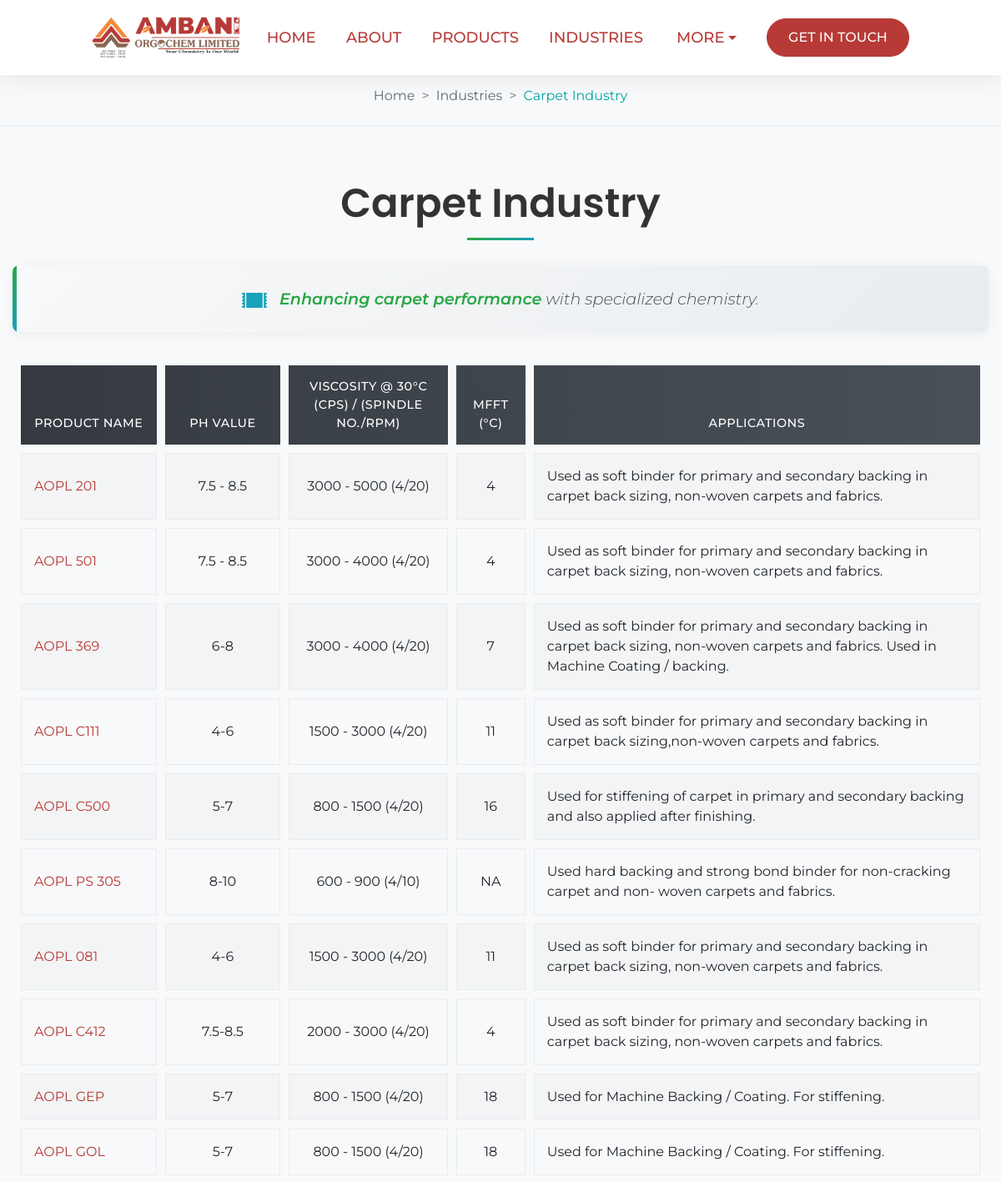
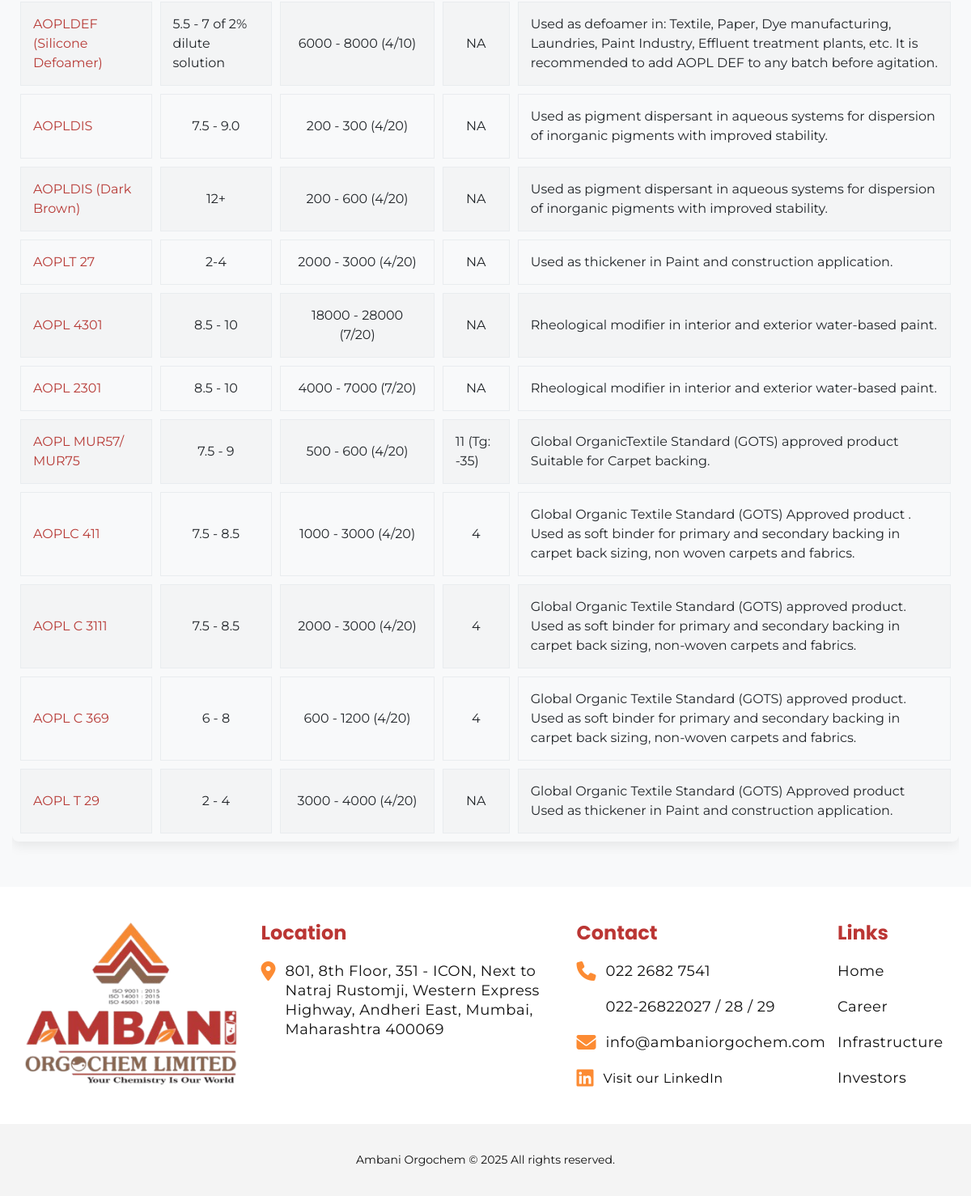
Screenshot of /industry_page.php?industry_name=Carpet Industry with the database file from the repository (2 pictures, top to bottom).
### tables this page shows
CREATE TABLE `carpetIndustry` (
  `id` int(5) NOT NULL,
  `product` varchar(1000) NOT NULL,
  `pH` varchar(1000) NOT NULL,
  `Viscosity @ 30°C (cPs) / (Spindle No./RPM)` varchar(1000) NOT NULL,
  `MFFT (°C)` varchar(100) NOT NULL,
  `Applications` varchar(1000) NOT NULL,
  `status` tinyint(1) NOT NULL,
  `createdOn` datetime NOT NULL DEFAULT current_timestamp()
);

### industry_page.php (the view, shortened to what this page needs)
<?php require 'header.php'; ?>
<div class="breadcrumb-section">
    <div class="container">
        <nav aria-label="breadcrumb">
            <ol class="breadcrumb mb-0">
                <li class="breadcrumb-item"><a href="index.php">Home</a></li>
                <li class="breadcrumb-item"><a href="index.php#gallery">Industries</a></li>
                <?php if(isset($_GET['industry_name'])): ?>
                <li class="breadcrumb-item active" aria-current="page"><?php echo htmlspecialchars(urldecode($_GET['industry_name'])); ?></li>
                <?php endif; ?>
            </ol>
        </nav>
    </div>
</div>
<div class="industry-section">
    <div class="container">
        <?php
            $mysqli = new mysqli("localhost", "learnsupport_ambani", "2EfH1t!L8:v5", "learnsupport_ambaniorganic_statging");
            $mysqli->set_charset("utf8mb4");
            if (isset($_GET['industry_name']))
            {
                $industry_name = urldecode($_GET['industry_name']);
                echo "<h2 class='industry-header text-center'>" . htmlspecialchars($industry_name) . "</h2>";
                if (isset($industry_slogans[$industry_name]) && !empty($industry_slogans[$industry_name])) {
                    $random_slogan = $industry_slogans[$industry_name][array_rand($industry_slogans[$industry_name])];
                    echo "<div class='industry-slogan'>
                            <p class='slogan-text'>" . $random_slogan . "</p>
                          </div>";
                }
                $industry_product_tables = [
                    "Composite FRP Industry" => ["compositeFRPIndOne", "compositeFRPIndTwo"],
                    "Paint Industry" => ["paintIndustry"],
                    "Textile Industry" => ["textileIndustry"],
                    "Paper Industry" => ["paperIndustry"],
                    "Adhesive Industry" => ["adhesiveIndustry"],
                    "Carpet Industry" => ["carpetIndustry"],
                    "Construction Industry" => ["constructionIndustry"],
                    "Wood Industry" => ["woodIndustry"],
                    "Personal Care Home Care and Fragrances" => ["indPersonalhomecare"]
                ];
                $table_display_names = [
                    "organicPeroxides" => "Organic Peroxides",
                    "paintDriers" => "Paint Driers",
                    "accelerators" => "Accelerators",
                    "acrylicEmulsion" => "Acrylic Emulsion",
                    "silverIonDisinfectant" => "Silver-Ion Disinfectants",
                    "prodPharmeceutical" => "Pharmaceutical Products"
                ];
                if (array_key_exists($industry_name, $industry_product_tables)) {
    $relevant_tables = $industry_product_tables[$industry_name];
    $product_id_counter = 1;
    foreach ($relevant_tables as $table) {
        $table_display_name = isset($table_display_names[$table]) ? $table_display_names[$table] : ucfirst($table);
        $sql = "SELECT * FROM $table";
        $stmt = $mysqli->prepare($sql);
        $stmt->execute();
        $result = $stmt->get_result();
        if ($result->num_rows > 0) {
            echo "<div class='table-responsive container'>";
            echo "<table class='table table-striped table-bordered custom-table'>";
            $field_info = $result->fetch_fields();
            echo "<thead><tr>";
            foreach ($field_info as $field) {
                if (!in_array($field->name, ['status', 'createdOn', 'createdON', 'id'])) {
                    echo "<th class='text-center'>" . formatFieldName($field->name) . "</th>";
                }
            }
            echo "</tr></thead><tbody>";
            while ($row = $result->fetch_assoc()) {
                $row['product_category'] = $table_display_name;
                $row['unique_id'] = $product_id_counter++;
                echo "<tr>";
                foreach ($row as $key => $value) {
                    if (!in_array($key, ['status', 'createdOn', 'createdON', 'id', 'product_category', 'unique_id'])) {
                        if ($key == 'imageURL' && !empty($value)) {
                            echo "<td class='text-center'><img src='" . htmlspecialchars($value) . "' alt='Product Image' class='img-fluid product-img'></td>";
                        }
                        else if ($key == 'product') {
                            echo "<td class='text-left'><a href='#' class='product-name-link' data-toggle='modal' data-target='#productModal" . $row['unique_id'] . "'>" . htmlspecialchars($value) . "</a></td>";
                        }
                        else if ($key == 'application') {
                            echo "<td class='text-left'>" . htmlspecialchars($value) . "</td>";
                        }
                        else {
                            $class = is_numeric($value) || $value == "-" ? 'text-center' : 'text-left';
                            echo "<td class='{$class}'>" . htmlspecialchars($value) . "</td>";
                        }
                    }
                }
                echo "</tr>";
            }
            echo "</tbody></table>";
            echo "</div>";
        } else {
            echo "<div class='alert alert-info'>
                <i class='fas fa-info-circle me-2'></i> No " . htmlspecialchars($table_display_name) . " products found for this industry.
            </div>";
        }
        echo "</div>";
    }
                } else {
                    echo "<div class='alert alert-danger'>
                        <i class='fas fa-exclamation-triangle me-2'></i> Invalid industry category.
                    </div>";
                }
            } else {
                echo "<div class='alert alert-warning'>
                    <i class='fas fa-info-circle me-2'></i> Industry category not specified.
                </div>";
            }
            function formatFieldName($fieldName) {
                $fieldMap = [
                    'product' => 'Product Name',
                    'chemicalName' => 'Chemical Name',
                    'imageURL' => 'Product Image',
                    'activeOxygen' => 'Active Oxygen',
                    'application' => 'Application',
                    'metalContent' => 'Metal Content',
                    'nonVolatile' => 'Non-Volatile',
                    'benefitsAnduses' => 'Benefits & Uses',
                    'category' => 'Category',
                    'activeMetal' => 'Active Metal',
                    'PerOfSolid' => 'Percentage of Solid',
                    'Densityat30' => 'Density at 30°C',
                    'Viscocityat30' => 'Viscosity at 30°C',
                    'solidPercent' => 'Solid Percentage',
                    'pH' => 'pH Value'
                ];
                return isset($fieldMap[$fieldName]) ? $fieldMap[$fieldName] : ucfirst($fieldName);
            }
        ?>
    </div>
<?php require 'footer.php'; ?>

### assets/css/new_style.css (style rules this page uses)
html { scroll-behavior: smooth; }

### assets/css/default.css (style rules this page uses)
:root { --h1-font: 'Poppins', sans-serif; --h1-size: 4.5rem; --h1-weight: 900; --h2-font: 'Poppins', sans-serif; --h2-size: 3rem; --h2-weight: 700; --p-font: 'Montserrat', sans-serif; --p-size: 1rem; --p-weight: 400; --header-bg-color: #21333e; --nav-top-bg-color: #21333e; --nav-sub-bg-color: #21333e; --nav-holder-bg-color: #21333e; --nav-brand-height: 35px; --nav-item-color: #f9f9f9; --hero-bg-color: #111117; --footer-brand-height: 80px; --primary-color: #058283; --secondary-color: #00a6a6; --white-color: #ffffff; --black-color: #000007; --dark-grey-color: #111117; --primary-t-color: #21333e; --secondary-t-color: #f9f9f9; --primary-p-color: #606d75; --secondary-p-color: #c0c3d0; --primary-b-color: #f9f9f9; --primary-l-color: rgba(0, 0, 0, .25); --secondary-l-color: rgba(255, 255, 255, 0.35); --valid-color: #007a4d; --invalid-color: #e34f4f; --primary-bg-color: #f9f9f9; --primary-bg-color-2: #f1f1f1; --primary-bg-color-3: rgba(5, 130, 131, 0.15); --secondary-bg-color: #111117; --secondary-bg-color-2: #080d10; --secondary-bg-color-3: #191919; --card-bg-color: #ffffff; --footer-bg-color: #111117; }

### header.php (style rules this page uses)
:root { --hero-bg-color: #080d10; --section-1-bg-color: #ffffff; --section-2-bg-color: #111117; --section-3-bg-color: #eef4ed; --section-4-bg-color: #111117; --section-5-bg-color: #ffffff; --section-6-bg-color: #111117; }

### industry_page.php (style rules this page uses)
.industry-section { padding: 40px 0; background-color: #f8f9fa; }
.industry-header { position: relative; margin-bottom: 30px; padding-bottom: 15px; color: #333; font-weight: 600; }
.industry-header:after { content: ''; position: absolute; bottom: 0; left: 50%; transform: translateX(-50%); width: 80px; height: 3px; background: linear-gradient(90deg, #28a745, #17a2b8); }
.custom-table { border-radius: 8px; overflow: hidden; box-shadow: 0 5px 15px rgba(0,0,0,0.08); border: none; }
.custom-table thead { background: linear-gradient(90deg, #343a40, #495057); }
.custom-table thead th { color: white; font-weight: 500; text-transform: uppercase; font-size: 0.9rem; letter-spacing: 0.5px; border: none; padding: 15px; }
.custom-table tbody tr:nth-of-type(odd) { background-color: rgba(0,0,0,0.02); }
.custom-table td { padding: 15px; vertical-align: middle; border-color: #e9ecef; }
.breadcrumb-section { margin-top: 80px; padding-top: 15px; padding-bottom: 15px; background-color: #f8f9fa; border-bottom: 1px solid #e9ecef; }
.breadcrumb { margin-bottom: 0; background-color: transparent; padding: 0; }
.breadcrumb-item + .breadcrumb-item::before { content: ">"; }
.industry-slogan { background: linear-gradient(135deg, #f8f9fa 0%, #e9ecef 100%); padding: 25px; border-radius: 8px; margin-bottom: 30px; box-shadow: 0 3px 15px rgba(0,0,0,0.05); text-align: center; position: relative; overflow: hidden; }
.industry-slogan:before { content: ''; position: absolute; top: 0; left: 0; width: 5px; height: 100%; background: linear-gradient(to bottom, #28a745, #17a2b8); }
.slogan-text { font-size: 1.2rem; font-weight: 300; font-style: italic; color: #495057; margin-bottom: 0; line-height: 1.6; }
.slogan-text strong { color: #28a745; font-weight: 600; }
.slogan-icon { font-size: 1.5rem; color: #17a2b8; margin-right: 10px; vertical-align: middle; }
.product-name-link { color: #28a745; font-weight: 600; cursor: pointer; transition: all 0.3s ease; text-decoration: none; }

### rows the page displays
carpetindustry: product "AOPL 201", pH "7.5 - 8.5", value "3000 - 5000 (4/20)", value "4", Applications "Used as soft binder for primary and secondary backing in carpet back sizing, non-woven carpets and fabrics."
carpetindustry: product "AOPL 501", pH "7.5 - 8.5", value "3000 - 4000 (4/20)", value "4", Applications "Used as soft binder for primary and secondary backing in carpet back sizing, non-woven carpets and fabrics."
carpetindustry: product "AOPL 369", pH "6-8", value "3000 - 4000 (4/20)", value "7", Applications "Used as soft binder for primary and secondary backing in carpet back sizing, non-woven carpets and fabrics. Used in Machine Coating / backing."
carpetindustry: product "AOPL C111", pH "4-6", value "1500 - 3000 (4/20)", value "11", Applications "Used as soft binder for primary and secondary backing in carpet back sizing,non-woven carpets and fabrics."
carpetindustry: product "AOPL C500", pH "5-7", value "800 - 1500 (4/20)", value "16", Applications "Used for stiffening of carpet in primary and secondary backing and also applied after finishing."
carpetindustry: product "AOPL PS 305", pH "8-10", value "600 - 900 (4/10)", value "NA", Applications "Used hard backing and strong bond binder for non-cracking carpet and non- woven carpets and fabrics."
carpetindustry: product "AOPL 081", pH "4-6", value "1500 - 3000 (4/20)", value "11", Applications "Used as soft binder for primary and secondary backing in carpet back sizing, non-woven carpets and fabrics."
carpetindustry: product "AOPL C412", pH "7.5-8.5", value "2000 - 3000 (4/20)", value "4", Applications "Used as soft binder for primary and secondary backing in carpet back sizing, non-woven carpets and fabrics."
carpetindustry: product "AOPL GEP", pH "5-7", value "800 - 1500 (4/20)", value "18", Applications "Used for Machine Backing / Coating. For stiffening."
carpetindustry: product "AOPL GOL", pH "5-7", value "800 - 1500 (4/20)", value "18", Applications "Used for Machine Backing / Coating. For stiffening."
carpetindustry: product "AOPLDEF (Silicone Defoamer)", pH "5.5 - 7 of 2% dilute solution", value "6000 - 8000 (4/10)", value "NA", Applications "Used as defoamer in: Textile, Paper, Dye manufacturing, Laundries, Paint Industry, Effluent treatment plants, etc. It is recommended to add AOPL DEF to any batch before agitation."
carpetindustry: product "AOPLDIS", pH "7.5 - 9.0", value "200 - 300 (4/20)", value "NA", Applications "Used as pigment dispersant in aqueous systems for dispersion of inorganic pigments with improved stability."
carpetindustry: product "AOPLDIS (Dark Brown)", pH "12+", value "200 - 600 (4/20)", value "NA", Applications "Used as pigment dispersant in aqueous systems for dispersion of inorganic pigments with improved stability."
carpetindustry: product "AOPLT 27", pH "2-4", value "2000 - 3000 (4/20)", value "NA", Applications "Used as thickener in Paint and construction application."
carpetindustry: product "AOPL 4301", pH "8.5 - 10", value "18000 - 28000 (7/20)", value "NA", Applications "Rheological modifier in interior and exterior water-based paint."
carpetindustry: product "AOPL 2301", pH "8.5 - 10", value "4000 - 7000 (7/20)", value "NA", Applications "Rheological modifier in interior and exterior water-based paint."
carpetindustry: product "AOPL MUR57/ MUR75", pH "7.5 - 9", value "500 - 600 (4/20)", value "11 (Tg: -35)", Applications "Global OrganicTextile Standard (GOTS) approved product Suitable for Carpet backing."
carpetindustry: product "AOPLC 411", pH "7.5 - 8.5", value "1000 - 3000 (4/20)", value "4", Applications "Global Organic Textile Standard (GOTS) Approved product . Used as soft binder for primary and secondary backing in carpet back sizing, non woven carpets and fabrics."
carpetindustry: product "AOPL C 3111", pH "7.5 - 8.5", value "2000 - 3000 (4/20)", value "4", Applications "Global Organic Textile Standard (GOTS) approved product. Used as soft binder for primary and secondary backing in carpet back sizing, non-woven carpets and fabrics."
carpetindustry: product "AOPL C 369", pH "6 - 8", value "600 - 1200 (4/20)", value "4", Applications "Global Organic Textile Standard (GOTS) approved product. Used as soft binder for primary and secondary backing in carpet back sizing, non-woven carpets and fabrics."
carpetindustry: product "AOPL T 29", pH "2 - 4", value "3000 - 4000 (4/20)", value "NA", Applications "Global Organic Textile Standard (GOTS) Approved product Used as thickener in Paint and construction application."

### other values shown
urldecode($_GET['industry_name']) "Carpet Industry"
$industry_name "Carpet Industry"
formatFieldName($field->name) "PRODUCT NAME"
formatFieldName($field->name) "PH VALUE"
formatFieldName($field->name) "VISCOSITY @ 30°C (CPS) / (SPINDLE NO./RPM)"
formatFieldName($field->name) "MFFT (°C)"
formatFieldName($field->name) "APPLICATIONS"
